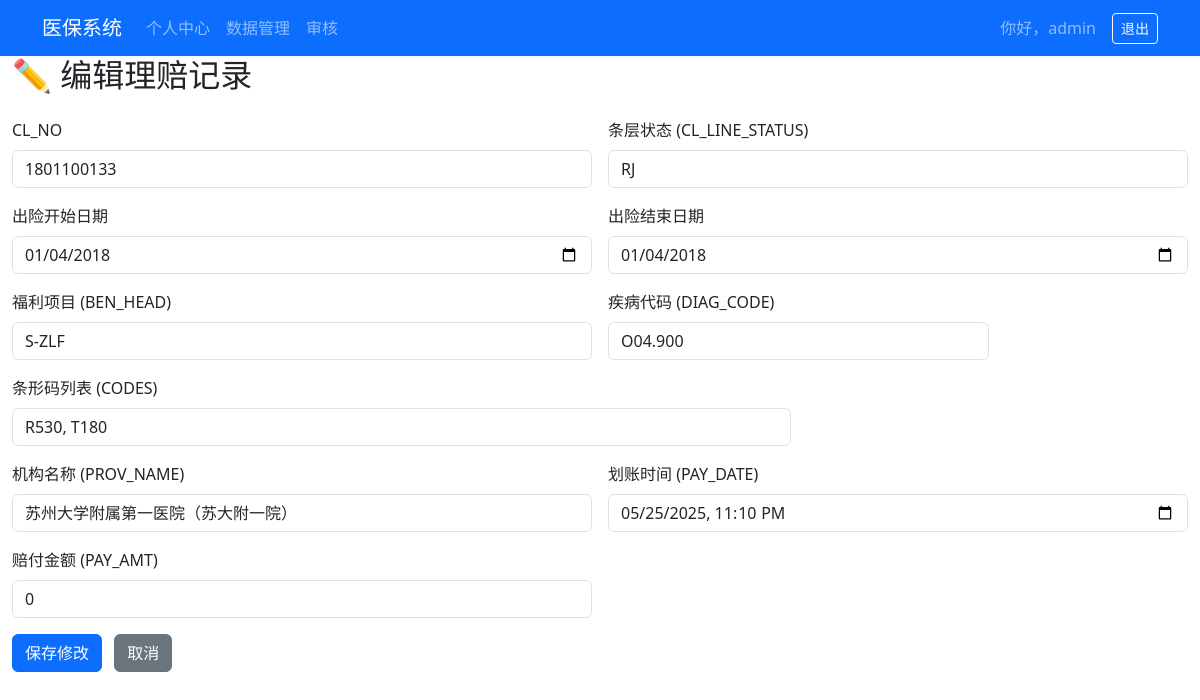
Page /data/edit/3 (signed in) on the committed database.
### app.py (models this page shows, shortened)
class User(UserMixin, db.Model):
    id = db.Column(db.Integer, primary_key=True)
    username = db.Column(db.String(64), unique=True, nullable=False)
    password_hash = db.Column(db.String(128), nullable=False)

class InsuranceClaim(db.Model):
    id = db.Column(db.Integer, primary_key=True)
    cl_no = db.Column(db.String, unique=True, nullable=False)
    incur_date_from = db.Column(db.Date)  # 保険事故発生開始日 (出险开始日期)
    incur_date_to = db.Column(db.Date)  # 保険事故発生終了日 (出险结束日期)
    ben_head = db.Column(db.String)  # 給付項目 (福利项目)
    diag_code = db.Column(db.String)  # 疾病コード (疾病代码)
    codes = db.Column(db.String)  # バーコードリスト (条形码列表)
    prov_name = db.Column(db.String)  # 医療機関名 (医疗机构名称)
    pay_date = db.Column(db.DateTime)  # 振込日時 (划账时间)
    pay_amt = db.Column(db.Float)  # 支払金額 (赔付金额)
    cl_line_status = db.Column(db.String)  # ステータス: 'AC'(承認), 'PD'(保留), 'PV'(保留検証), 'RJ'(拒絶)
    prov_level = db.Column(db.Integer)
    invoice_cnt = db.Column(db.Float)
    cl_third_party_pay_amt = db.Column(db.Float)
    cwf_amt_day = db.Column(db.Float)
    codes_count = db.Column(db.Integer)
    cl_owner_pay_amt = db.Column(db.Float)
    pay_amt_usd = db.Column(db.Float)
    app_amt = db.Column(db.Float)
    ben_spend = db.Column(db.Float)
    diag_code_prefix = db.Column(db.Integer)
    ben_type = db.Column(db.Integer)
    ded_amt = db.Column(db.Float)

### app.py (the view, shortened to what this page needs)
@app.route('/data/edit/<int:cid>', methods=['GET', 'POST'])
@login_required
def data_edit(cid):
    rec = InsuranceClaim.query.get_or_404(cid)
    return render_template('data_edit.html', record=rec)

### app.py (called while the page is built)
@login_manager.user_loader
def load_user(uid):
    return User.query.get(int(uid))

### templates/data_edit.html (shortened to what this page needs)
{% extends "base.html" %}
{% block content %}
<h2 class="mb-4">✏️ 编辑理赔记录</h2>
<form method="post" class="row g-3">
  <div class="col-md-6">
    <label class="form-label">CL_NO</label>
    <input name="cl_no" class="form-control" value="{{ record.cl_no }}" required>
  </div>
    <div class="col-md-6">
    <label class="form-label">条层状态 (CL_LINE_STATUS)</label>
    <input name="cl_line_status" class="form-control" value="{{ record.cl_line_status or '' }}">
  </div>
  <div class="col-md-6">
    <label class="form-label">出险开始日期</label>
    <input type="date" name="incur_date_from" class="form-control"
           value="{{ record.incur_date_from.strftime('%Y-%m-%d') if record.incur_date_from else '' }}">
  </div>
  <div class="col-md-6">
    <label class="form-label">出险结束日期</label>
    <input type="date" name="incur_date_to" class="form-control"
           value="{{ record.incur_date_to.strftime('%Y-%m-%d') if record.incur_date_to else '' }}">
  </div>
  <div class="col-md-6">
    <label class="form-label">福利项目 (BEN_HEAD)</label>
    <input name="ben_head" class="form-control" value="{{ record.ben_head or '' }}">
  </div>
  <div class="col-md-4">
    <label class="form-label">疾病代码 (DIAG_CODE)</label>
    <input name="diag_code" class="form-control" value="{{ record.diag_code or '' }}">
  </div>
  <div class="col-md-8">
    <label class="form-label">条形码列表 (CODES)</label>
    <input name="codes" class="form-control" value="{{ record.codes or '' }}">
  </div>
  <div class="col-md-6">
    <label class="form-label">机构名称 (PROV_NAME)</label>
    <input name="prov_name" class="form-control" value="{{ record.prov_name or '' }}">
  </div>
  <div class="col-md-6">
    <label class="form-label">划账时间 (PAY_DATE)</label>
    <input type="datetime-local" name="pay_date" class="form-control"
           value="{{ record.pay_date.strftime('%Y-%m-%dT%H:%M') if record.pay_date else '' }}">
  </div>
  <div class="col-md-6">
    <label class="form-label">赔付金额 (PAY_AMT)</label>
    <input type="number" step="any" name="pay_amt" class="form-control"
           value="{{ record.pay_amt or 0 }}" required>
  </div>
  <div class="col-12">
    <button class="btn btn-primary">保存修改</button>
    <a href="{{ url_for('data_management') }}" class="btn btn-secondary ms-2">取消</a>
  </div>
</form>
{% endblock %}

### templates/base.html (shortened to what this page needs)
<!DOCTYPE html>
<html lang="zh-CN">
<head>
  <link href="https://cdn.jsdelivr.net/npm/bootstrap@5.3.0/dist/css/bootstrap.min.css"
        rel="stylesheet">
  <link href="https://cdn.jsdelivr.net/npm/bootstrap-icons@1.10.5/font/bootstrap-icons.css"
        rel="stylesheet">
</head>
<body class="{% block body_class %}{% endblock %}">
<nav class="navbar navbar-expand-lg navbar-dark bg-primary">
  <div class="container">
    <a class="navbar-brand" href="{{ url_for('dashboard') }}">医保系统</a>
    <div class="collapse navbar-collapse">
      <ul class="navbar-nav me-auto">
        <li class="nav-item"><a class="nav-link" href="{{ url_for('personal') }}">个人中心</a></li>
        <li class="nav-item"><a class="nav-link" href="{{ url_for('data_management') }}">数据管理</a></li>
        <li class="nav-item"><a class="nav-link" href="{{ url_for('audit') }}">审核</a></li>
      </ul>
      {% if current_user.is_authenticated %}
      <span class="navbar-text me-3">你好，{{ current_user.username }}</span>
      <a class="btn btn-outline-light btn-sm" href="{{ url_for('logout') }}">退出</a>
      {% endif %}
    </div>
  </div>
</nav>
<div class="container-fluid">
  {% block content %}{% endblock %}
</div>
</body>
</html>

### rows in the picture
User: username "admin"
InsuranceClaim: cl_no "1801100133", cl_line_status "RJ", incur_date_from "01/04/2018", incur_date_to "01/04/2018", ben_head "S-ZLF", diag_code "O04.900", codes "R530, T180", prov_name "苏州大学附属第一医院（苏大附一院）", pay_date "05/25/2025 23:10", pay_amt "0"
